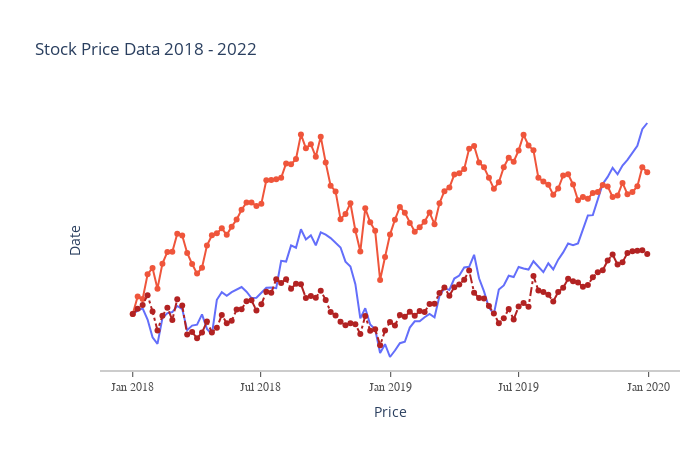

Notebook source saved alongside this figure:
### Code cell
fig = go.Figure()
# Apple stock line plot
fig.add_trace(go.Scatter(x=df_stocks["date"], y=df_stocks["AAPL"],
                        mode="lines", name="Apple"))
# Amazon stock line plot
fig.add_trace(go.Scatter(x=df_stocks["date"], y=df_stocks["AMZN"],
                        mode="lines+markers", name="Amazon"))
# Google stock line plot
fig.add_trace(go.Scatter(x=df_stocks["date"], y=df_stocks["GOOG"],
                        mode="lines+markers", name="Google",
                        line=dict(color="firebrick", width=2, dash="dashdot")))
# Customize the chart
fig.update_layout(
    # customize the x-axis styles
    xaxis = dict(showline=True, showgrid=False, showticklabels=True,
                linecolor="rgb(204, 204, 204)", linewidth=2, 
                ticks="outside", # ticks={"outside", "inside"}
                # define the font styles of the x-axis
                tickfont=dict(
                    family="Arial",
                    size=12,
                    color="rgb(82, 82, 82)"
                )),
    # customize the y-axis styles
    yaxis = dict(showgrid=False, zeroline=False, showline=False, 
                showticklabels=False),
    autosize = False,
    # Set margin; l=left, r=right, t=top 
    margin = dict(autoexpand=False, l=100, r=20, t=110,),
    showlegend = False,
    # change background color
    plot_bgcolor = "white",
    # Add title, x axis label & y axis label
    title = "Stock Price Data 2018 - 2022",
    xaxis_title = "Price",
    yaxis_title = "Date"
)
